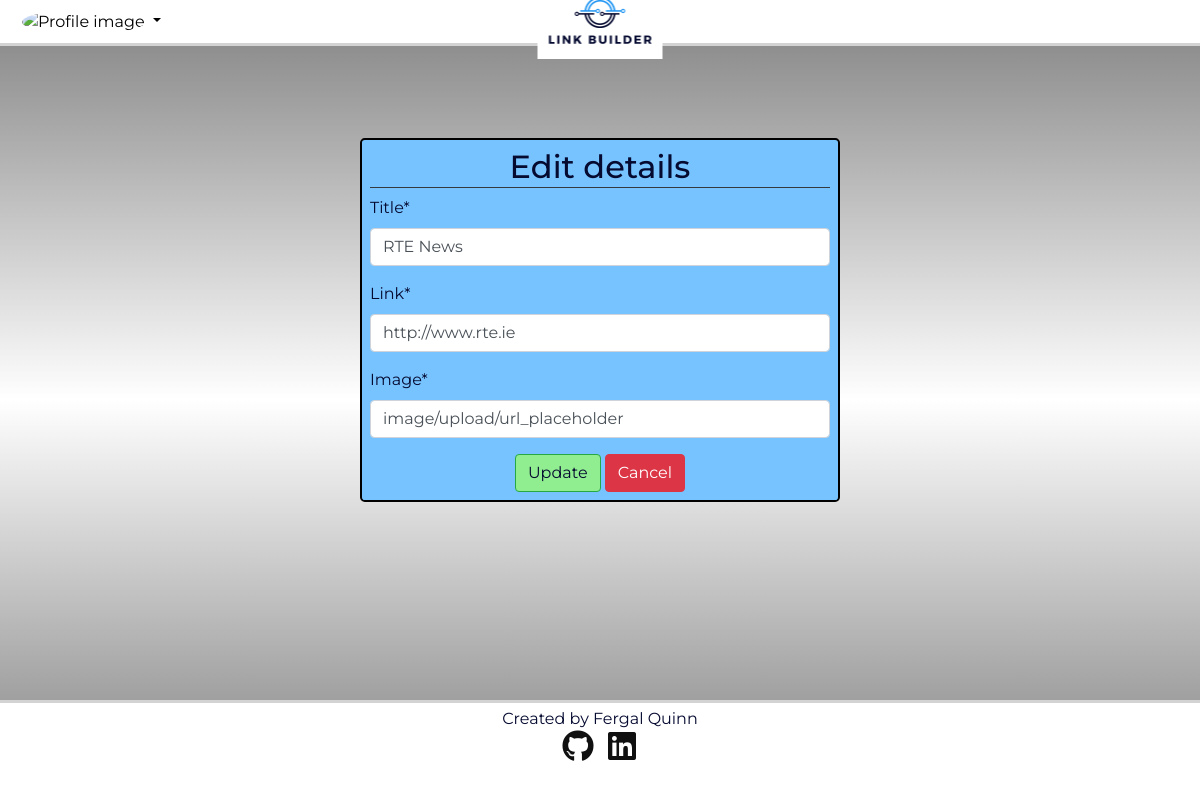
Screenshot of /edit/2/ (signed in) with the database file from the repository.
### links/models.py (models this page shows, shortened)
class Url_Links(models.Model):
    user = models.ForeignKey(User, on_delete=models.CASCADE)
    title = models.CharField(max_length=200, blank=False)
    link = models.URLField(blank=False)
    url_image = CloudinaryField('image', default='url_placeholder')
    visible = models.BooleanField(default=True)
    click_count = models.PositiveIntegerField(default=0)
    class Meta:
        verbose_name_plural = 'URL Links'

### links/views.py (the view, shortened to what this page needs)
# urls.py: path('edit/<int:url_links_id>/', links_views.edit_link, name='edit-link'),
@login_required
def edit_link(request, url_links_id):
    link = get_object_or_404(Url_Links, id=url_links_id)
    if request.user == link.user:
        form = LinkForm(instance=link)
        context = {
            'form': form
            }
        return render(request, 'links/edit_item.html', context)
    else:
        messages.warning(request, 'You do not have access to this page')
        return redirect('links-home')

### links/forms.py
class LinkForm(forms.ModelForm):
    class Meta:
        model = Url_Links
        fields = ['title', 'link', 'url_image']

### links/templates/links/edit_item.html (shortened to what this page needs)
{% extends "links/base.html" %}
{% load crispy_forms_tags %}
{% block content %}
<div class="jumbotron">
    <h2 class="text-center border-bottom border-dark">Edit details</h2>
    <form method="POST" enctype="multipart/form-data">
        {{ form|crispy }}
        <div class="text-center">
            <button type="submit" class="btn btn-success">
                Update
            </button>
            <button class="btn btn-danger" type="button"
                onclick="location.href='{% url 'links-home' %}'">Cancel</button>
        </div>
    </form>
</div>
{% endblock %}

### static/css/style.css (style rules this page uses)
body { color: #050a30; background-image: linear-gradient(rgb(128, 128, 128), white, grey); font-family: 'Montserrat', sans-serif; }
html, body { height: 100%; }
body { display: flex; flex-direction: column; }
a, .btn { color: #050a30; }
.btn-danger { color: white; }
.btn-success { background-color: lightgreen; }
.jumbotron { background-color: #77c3ff; border: 2px; border-style: solid; border-color: black; padding: 0.5rem; width: 40%; margin: 0.2rem auto; }

### rows the page displays
Url_Links: title "RTE News", link "http://www.rte.ie", url_image "image/upload/url_placeholder"
